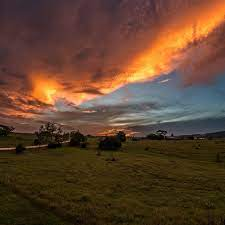
%> input picture image3.jfif, 225 x 225 px
$ octave WienerFilter.m   (GNU Octave 9; MATLAB toolbox functions it lacks are replaced by stand-ins)
%> lines starting %> are read from the running program, lines starting %| are printed output that depends on the picture
clc
clear all
close all

img = imread('image3.jfif');
%> img is the input picture: size 225x225x3 uint8; mean R, G, B 95.9, 66.6, 46.4
img = rgb2gray(img);
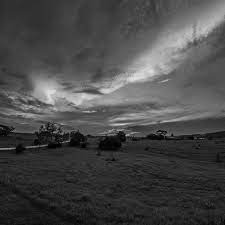
%> img: size 225x225 uint8; min 0, max 227, mean 73.1
figure;
subplot(221);
imshow(img);
title('input image');
% [8 lines of commented-out code are left out]
noise = imnoise(img, 'salt & pepper');
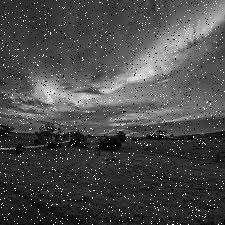
%> noise: size 225x225 uint8; min 0, max 255, mean 75.8
subplot(223);
imshow(noise);
title('noisy image');

rest = wiener2(noise,[10,10]);
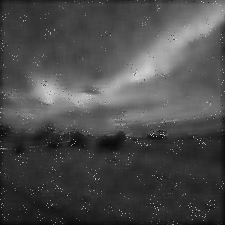
%> rest: size 225x225 uint8; min 7, max 221, mean 75
subplot(224);
imshow(rest);
title('restored image');

$ run again, with image1.jfif copied over image3.jfif
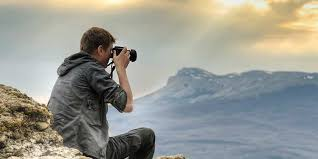
%> input picture image1.jfif, 318 x 159 px
%> img is the input picture: size 159x318x3 uint8; mean R, G, B 152.2, 152.8, 144.5
%> img: size 159x318 uint8
%> `noise = imnoise(img, 'salt & pepper');`:
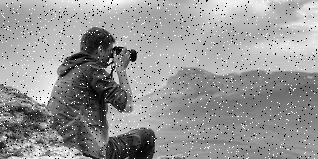
%> noise: size 159x318 uint8; min 0, max 255, mean 150.4
%> `rest = wiener2(noise,[10,10]);`:
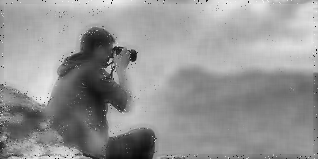
%> rest: size 159x318 uint8; min 7, max 242, mean 149.2
